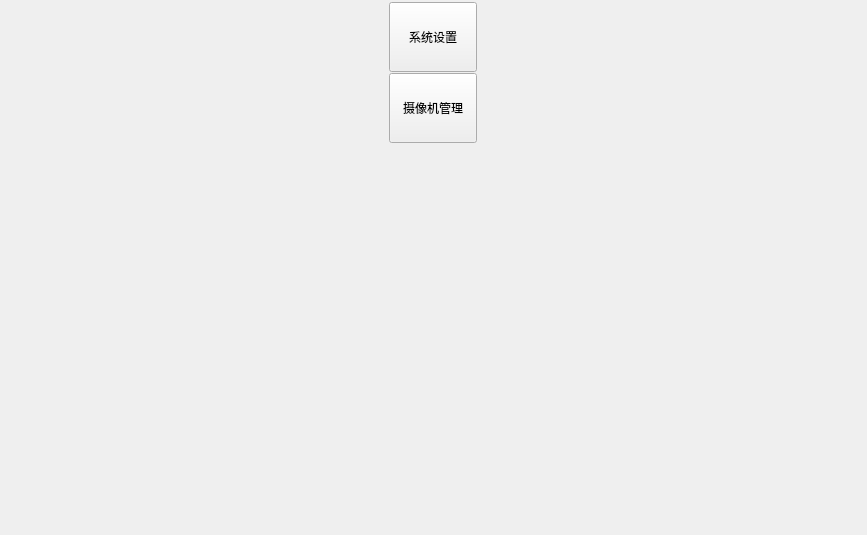
<?xml version="1.0" encoding="UTF-8"?>
<ui version="4.0">
 <class>Settings</class>
 <widget class="QWidget" name="Settings">
  <property name="geometry">
   <rect>
    <x>0</x>
    <y>0</y>
    <width>867</width>
    <height>535</height>
   </rect>
  </property>
  <property name="windowTitle">
   <string>Form</string>
  </property>
  <layout class="QGridLayout" name="gridLayout_2">
   <property name="leftMargin">
    <number>1</number>
   </property>
   <property name="topMargin">
    <number>1</number>
   </property>
   <property name="rightMargin">
    <number>1</number>
   </property>
   <property name="bottomMargin">
    <number>1</number>
   </property>
   <property name="spacing">
    <number>1</number>
   </property>
   <item row="0" column="0">
    <widget class="QWidget" name="widgetLeft" native="true">
     <property name="sizePolicy">
      <sizepolicy hsizetype="Preferred" vsizetype="Preferred">
       <horstretch>0</horstretch>
       <verstretch>0</verstretch>
      </sizepolicy>
     </property>
     <property name="minimumSize">
      <size>
       <width>90</width>
       <height>0</height>
      </size>
     </property>
     <property name="maximumSize">
      <size>
       <width>90</width>
       <height>16777215</height>
      </size>
     </property>
     <layout class="QVBoxLayout" name="verticalLayout">
      <property name="spacing">
       <number>1</number>
      </property>
      <property name="leftMargin">
       <number>1</number>
      </property>
      <property name="topMargin">
       <number>1</number>
      </property>
      <property name="rightMargin">
       <number>1</number>
      </property>
      <property name="bottomMargin">
       <number>1</number>
      </property>
      <item>
       <widget class="QToolButton" name="btnSysSettings">
        <property name="sizePolicy">
         <sizepolicy hsizetype="Expanding" vsizetype="Fixed">
          <horstretch>0</horstretch>
          <verstretch>0</verstretch>
         </sizepolicy>
        </property>
        <property name="minimumSize">
         <size>
          <width>0</width>
          <height>70</height>
         </size>
        </property>
        <property name="text">
         <string>系统设置</string>
        </property>
       </widget>
      </item>
      <item>
       <widget class="QToolButton" name="btnCameraManagement">
        <property name="sizePolicy">
         <sizepolicy hsizetype="Expanding" vsizetype="Fixed">
          <horstretch>0</horstretch>
          <verstretch>0</verstretch>
         </sizepolicy>
        </property>
        <property name="minimumSize">
         <size>
          <width>0</width>
          <height>70</height>
         </size>
        </property>
        <property name="text">
         <string>摄像机管理</string>
        </property>
       </widget>
      </item>
      <item>
       <spacer name="verticalSpacer">
        <property name="orientation">
         <enum>Qt::Vertical</enum>
        </property>
        <property name="sizeHint" stdset="0">
         <size>
          <width>20</width>
          <height>386</height>
         </size>
        </property>
       </spacer>
      </item>
     </layout>
    </widget>
   </item>
   <item row="0" column="1">
    <layout class="QGridLayout" name="settingsInterface"/>
   </item>
  </layout>
 </widget>
 <resources/>
 <connections/>
</ui>
